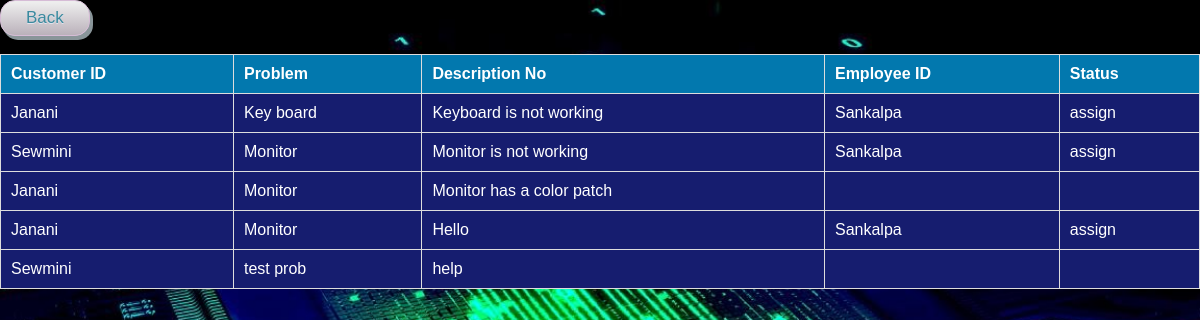
The app's page /admin/incidents.php (signed in) with its own data.
### tables this page shows
CREATE TABLE IF NOT EXISTS `incident` (
  `incident_number` int(11) NOT NULL AUTO_INCREMENT,
  `customer_id` varchar(60) NOT NULL,
  `date` date NOT NULL,
  `problem` varchar(70) NOT NULL,
  `description` varchar(400) NOT NULL,
  PRIMARY KEY (`incident_number`),
  KEY `incident_ibfk_1` (`customer_id`)
);

CREATE TABLE IF NOT EXISTS `answers` (
  `Incident_number` int(20) NOT NULL AUTO_INCREMENT,
  `employee_id` varchar(60) NOT NULL,
  `customer_id` varchar(60) NOT NULL,
  `answer` varchar(400) NOT NULL,
  `status` varchar(20) NOT NULL,
  PRIMARY KEY (`Incident_number`),
  KEY `customer_id` (`customer_id`),
  KEY `employee_id` (`employee_id`)
);

### admin/incidents.php (the view, shortened to what this page needs)
<?php
    include_once 'connect.php';
?>
<html>
    <head>
        <link rel="stylesheet" type="text/css" href="../dashboard/dashboard.css">
    </head>
    <body class="body1">
    <a href="dashboard3.php"><button class="detail" >Back</button></a><br ><br >
         <div class="details1">
            <table class="details">
                <tr>
                    <th>Customer ID</th>
                    <th>Problem</th>
                    <th>Description No</th>
                    <th>Employee ID</th>
                    <th>Status</th>
                </tr>
                <?php
                       $result = mysqli_query($conn,"SELECT customer_id,problem,description,incident_number FROM incident");
                        while($row = mysqli_fetch_array($result)) {
                    ?>
                        <tr class="details2">
                        <td><?php echo $row["customer_id"]; ?></td>
                        <td><?php echo $row["problem"]; ?></td>
                        <td><?php echo $row["description"]; ?></td>
                        <?php
                              $result3 = mysqli_query($conn,"SELECT status,employee_id FROM answers where incident_number='".$row["incident_number"]."'");
                                $row3 = mysqli_fetch_array($result3);
                            ?>
                        <td><?php echo $row3["employee_id"]; ?></td>
                        <td><?php echo $row3["status"]; ?></td>
                        </tr>
                    <?php
                    }
                    ?>
            </table>
    </body>
    </html>

### dashboard/dashboard.css (style rules this page uses)
body { margin:0; padding:0; background-size:cover; background-position:center; font-family:sans-serif; }
a { color: dodgerblue; }
.details { font-family: Arial, Helvetica, sans-serif; border-collapse: collapse; width: 100%; }
.details th { padding-top: 12px; padding-bottom: 12px; text-align: left; background-color: #0278ae; color: white; }
.details tr { padding-top: 12px; padding-bottom: 12px; text-align: left; background-color: #161d6f; color: white; }
.details th,.details td { border:1px solid #ddd; padding: 10px; text-align: justify; }
.details1 { width: 100%; }
.detail { box-shadow: 3px 4px 0px 0px #899599; background:linear-gradient(to bottom, #ededed 5%, #bab1ba 100%); background-color:#ededed; border-radius:15px; border:1px solid #d6bcd6; display:inline-block; cursor:pointer; color:#3a8a9e; font-family:Arial; font-size:17px; padding:7px 25px; text-decoration:none; text-shadow:0px 1px 0px #e1e2ed; }

### admin/incidents.php (style rules this page uses)
body { background-image: url('../home/images/bg3.jpg'); }

### records on screen
incident: customer "Janani", problem "Key board", description "Keyboard is not working", answers.employee_id "Sankalpa", answers.status "assign"
incident: customer "Sewmini", problem "Monitor", description "Monitor is not working", answers.employee_id "Sankalpa", answers.status "assign"
incident: customer "Janani", problem "Monitor", description "Monitor has a color patch"
incident: customer "Janani", problem "Monitor", description "Hello", answers.employee_id "Sankalpa", answers.status "assign"
incident: customer "Sewmini", problem "test prob", description "help"
